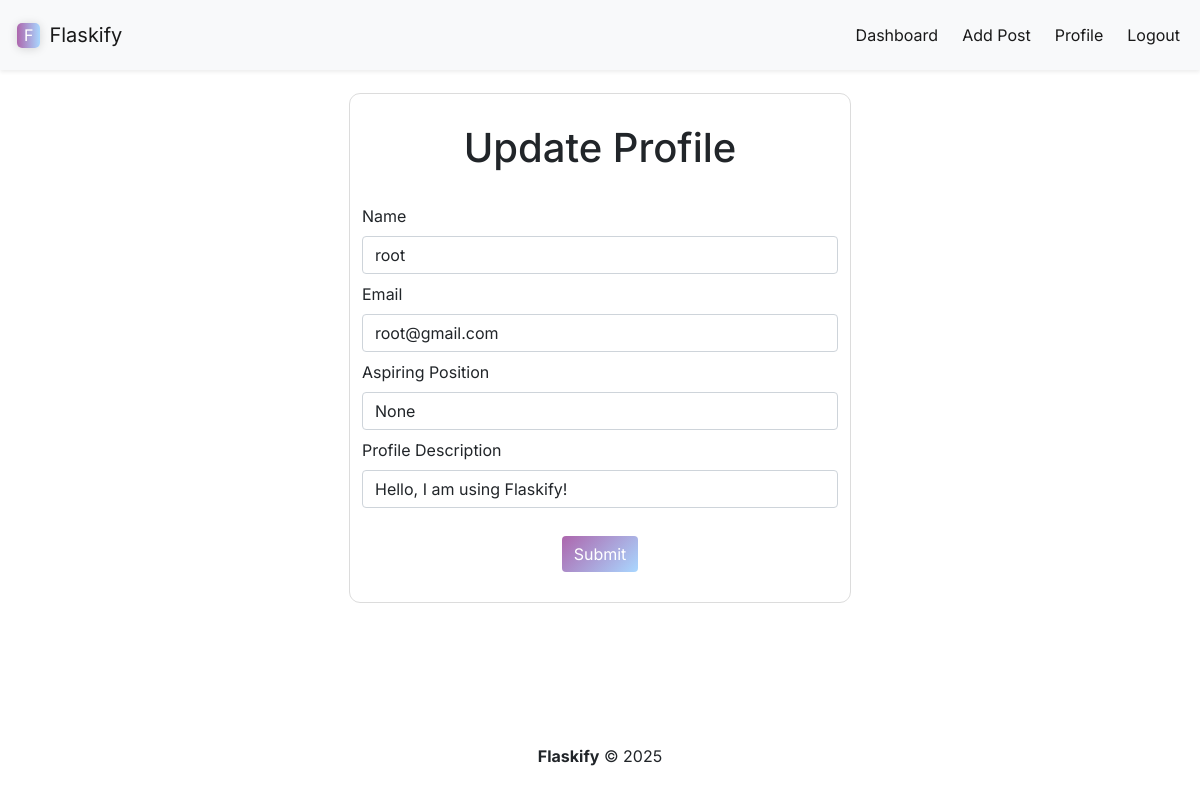
Before: /update/2 (signed in) with the older database file.
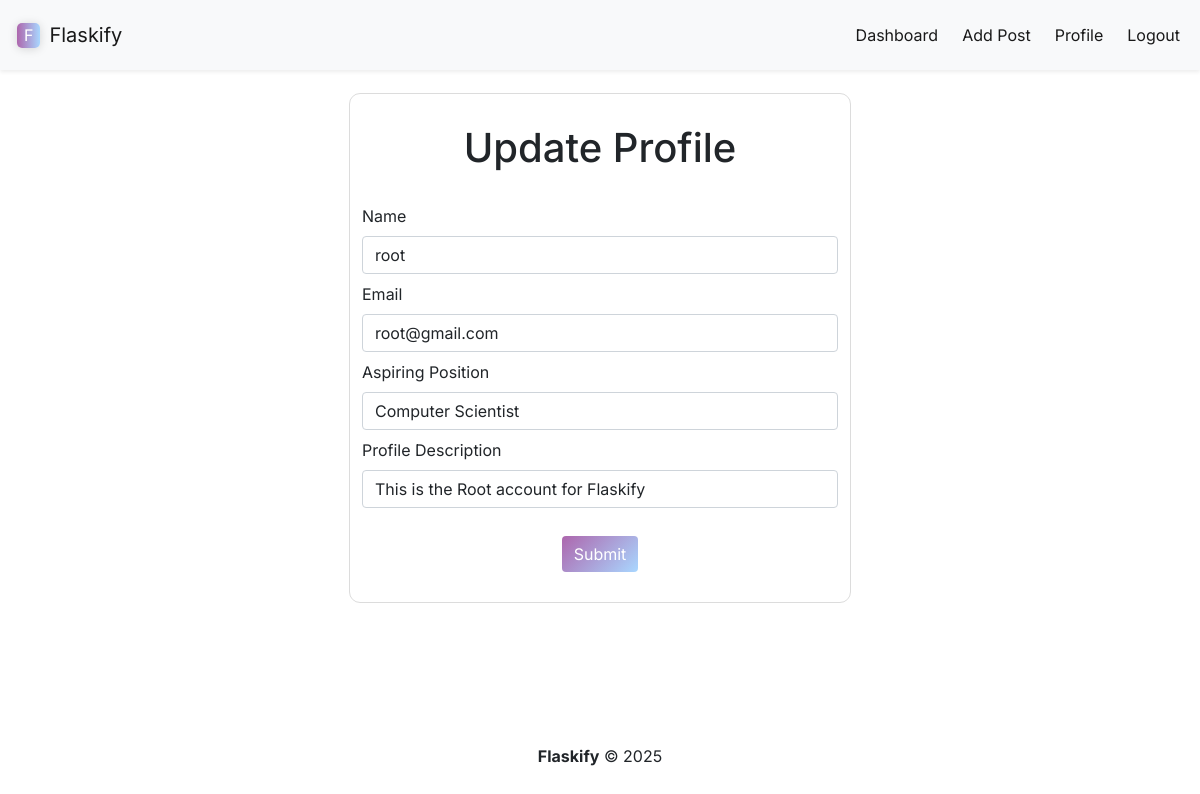
After: the same page with the newer database file.
### app.py (models this page shows)
class Users(db.Model, UserMixin):
    id = db.Column(db.Integer, primary_key=True)
    name = db.Column(db.String(200), nullable=False)
    email = db.Column(db.String(200), nullable=False, unique=True)
    password = db.Column(db.String(200), nullable=False)
    date_added = db.Column(db.DateTime, default=datetime.now(timezone.utc))
    bio = db.Column(db.String(9999), default="Hello, I am using Flaskify!")
    profile_picture = db.Column(db.String(9999))
    aspiring_job = db.Column(db.String(9999))

### app.py (the view)
@app.route('/update/<int:id>', methods=['GET', 'POST'])
@login_required
def update(id):
    form = UpdateForm()
    name_to_update = Users.query.get_or_404(id)
    if request.method == "POST":
        name_to_update.name = request.form['name']
        name_to_update.email = request.form['email']
        name_to_update.bio = request.form['bio']
        name_to_update.aspiring_job = request.form['aspiring_job']
        try:
            db.session.commit()
            flash("User updated successfully!", "success")
            return redirect(url_for("profile"))
        except:
            flash("Error, try again!", "danger")
            return render_template("update.html", form=form, name_to_update=name_to_update)
    else:
        return render_template("update.html", form=form, name_to_update=name_to_update)

### app.py
class UpdateForm(FlaskForm):
    name = StringField("Name", validators=[DataRequired()])
    email = StringField("Email", validators=[DataRequired()])
    bio = StringField("Profile Description", validators=[DataRequired()])
    aspiring_job = StringField("Aspiring Position")
    submit = SubmitField("Submit")

### app.py (called while the page is built)
@login_manager.user_loader
def load_user(user_id):
    return Users.query.get(int(user_id))

### templates/update.html (shortened to what this page needs)
{% extends 'base.html' %}
{% block navigation_items %}
    <div class="collapse navbar-collapse" id="navbarSupportedContent">
        <ul class="navbar-nav ms-auto gap-2">
            <li class="nav-item">
                <a class="nav-link active" aria-current="page" href="{{url_for('dashboard')}}">Dashboard</a>
            </li>
            <li class="nav-item">
                <a class="nav-link active" aria-current="page" href="{{url_for('add_post')}}">Add Post</a>
            </li>
            <li class="nav-item">
                <a class="nav-link active" aria-current="page" href="{{url_for('profile')}}">Profile</a>
            </li>
            <li class="nav-item">
                <a class="nav-link active" aria-current="page" href="{{url_for('logout')}}">Logout</a>
            </li>
        </ul>
    </div>
{% endblock %}
{% block section %}
    <div class="container container-fluid font-for-text" style="outline: 1px solid gainsboro; border-radius: 10px; padding-block: 30px; width: 500px; gap: 30px;">
        <h1 class="text-center">Update Profile</h1>
        <br>
        <form action="/update/{{ name_to_update.id }}" method="POST" class="d-flex flex-column gap-2">
            {{ form.name.label(class="") }}
            {{ form.name(class="form-control", value=name_to_update.name) }}
            {{ form.email.label(class="")}}
            {{ form.email(class="form-control", value=name_to_update.email) }}
            {{ form.aspiring_job.label(class="")}}
            {{ form.aspiring_job(class="form-control", value=name_to_update.aspiring_job) }}
            {{ form.bio.label(class="")}}
            {{ form.bio(class="form-control", value=name_to_update.bio) }}
            <div class="d-flex justify-content-center">
                {{ form.submit(class="btn button-bg-style margin-top-styling") }}
            </div>
        </form>
    </div>
{% endblock %}

Changed rows visible on the page:
changed Users "root": aspiring_job "None" → "Computer Scientist"; bio "Hello, I am using Flaskify!" → "This is the Root account for Flaskify"
